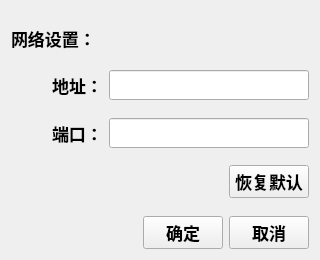
<?xml version="1.0" encoding="UTF-8"?>
<ui version="4.0">
 <class>SetServer</class>
 <widget class="QWidget" name="SetServer">
  <property name="geometry">
   <rect>
    <x>0</x>
    <y>0</y>
    <width>320</width>
    <height>260</height>
   </rect>
  </property>
  <property name="font">
   <font>
    <pointsize>13</pointsize>
    <weight>75</weight>
    <bold>true</bold>
   </font>
  </property>
  <property name="windowTitle">
   <string>服务器设置</string>
  </property>
  <layout class="QVBoxLayout" name="verticalLayout">
   <item>
    <spacer name="verticalSpacer_2">
     <property name="orientation">
      <enum>Qt::Vertical</enum>
     </property>
     <property name="sizeHint" stdset="0">
      <size>
       <width>20</width>
       <height>2</height>
      </size>
     </property>
    </spacer>
   </item>
   <item>
    <layout class="QHBoxLayout" name="horizontalLayout_4">
     <item>
      <widget class="QLabel" name="HintLabel">
       <property name="minimumSize">
        <size>
         <width>80</width>
         <height>30</height>
        </size>
       </property>
       <property name="font">
        <font>
         <pointsize>13</pointsize>
         <weight>75</weight>
         <bold>true</bold>
         <kerning>false</kerning>
        </font>
       </property>
       <property name="text">
        <string>网络设置：</string>
       </property>
      </widget>
     </item>
     <item>
      <spacer name="horizontalSpacer_3">
       <property name="minimumSize">
        <size>
         <width>43</width>
         <height>23</height>
        </size>
       </property>
       <property name="orientation">
        <enum>Qt::Horizontal</enum>
       </property>
       <property name="sizeHint" stdset="0">
        <size>
         <width>40</width>
         <height>20</height>
        </size>
       </property>
      </spacer>
     </item>
    </layout>
   </item>
   <item>
    <spacer name="verticalSpacer">
     <property name="orientation">
      <enum>Qt::Vertical</enum>
     </property>
     <property name="sizeHint" stdset="0">
      <size>
       <width>20</width>
       <height>2</height>
      </size>
     </property>
    </spacer>
   </item>
   <item>
    <layout class="QHBoxLayout" name="horizontalLayout_6">
     <item>
      <spacer name="horizontalSpacer_4">
       <property name="orientation">
        <enum>Qt::Horizontal</enum>
       </property>
       <property name="sizeHint" stdset="0">
        <size>
         <width>40</width>
         <height>20</height>
        </size>
       </property>
      </spacer>
     </item>
     <item>
      <layout class="QHBoxLayout" name="horizontalLayout">
       <item>
        <widget class="QLabel" name="ipLabel">
         <property name="minimumSize">
          <size>
           <width>50</width>
           <height>30</height>
          </size>
         </property>
         <property name="font">
          <font>
           <pointsize>13</pointsize>
           <weight>75</weight>
           <bold>true</bold>
          </font>
         </property>
         <property name="text">
          <string>地址：</string>
         </property>
         <property name="alignment">
          <set>Qt::AlignCenter</set>
         </property>
        </widget>
       </item>
       <item>
        <widget class="QLineEdit" name="ipEdit">
         <property name="minimumSize">
          <size>
           <width>200</width>
           <height>30</height>
          </size>
         </property>
         <property name="font">
          <font>
           <pointsize>13</pointsize>
           <weight>75</weight>
           <bold>true</bold>
          </font>
         </property>
         <property name="text">
          <string/>
         </property>
         <property name="maxLength">
          <number>15</number>
         </property>
        </widget>
       </item>
      </layout>
     </item>
    </layout>
   </item>
   <item>
    <spacer name="verticalSpacer_5">
     <property name="orientation">
      <enum>Qt::Vertical</enum>
     </property>
     <property name="sizeHint" stdset="0">
      <size>
       <width>20</width>
       <height>1</height>
      </size>
     </property>
    </spacer>
   </item>
   <item>
    <layout class="QHBoxLayout" name="horizontalLayout_7">
     <item>
      <spacer name="horizontalSpacer_7">
       <property name="orientation">
        <enum>Qt::Horizontal</enum>
       </property>
       <property name="sizeHint" stdset="0">
        <size>
         <width>40</width>
         <height>20</height>
        </size>
       </property>
      </spacer>
     </item>
     <item>
      <layout class="QHBoxLayout" name="horizontalLayout_2">
       <item>
        <widget class="QLabel" name="portLabel">
         <property name="minimumSize">
          <size>
           <width>50</width>
           <height>30</height>
          </size>
         </property>
         <property name="font">
          <font>
           <pointsize>13</pointsize>
           <weight>75</weight>
           <bold>true</bold>
          </font>
         </property>
         <property name="text">
          <string>端口：</string>
         </property>
        </widget>
       </item>
       <item>
        <widget class="QLineEdit" name="portEdit">
         <property name="minimumSize">
          <size>
           <width>200</width>
           <height>30</height>
          </size>
         </property>
         <property name="font">
          <font>
           <pointsize>13</pointsize>
           <weight>75</weight>
           <bold>true</bold>
          </font>
         </property>
         <property name="text">
          <string/>
         </property>
         <property name="maxLength">
          <number>5</number>
         </property>
        </widget>
       </item>
      </layout>
     </item>
    </layout>
   </item>
   <item>
    <spacer name="verticalSpacer_4">
     <property name="orientation">
      <enum>Qt::Vertical</enum>
     </property>
     <property name="sizeHint" stdset="0">
      <size>
       <width>20</width>
       <height>2</height>
      </size>
     </property>
    </spacer>
   </item>
   <item>
    <layout class="QHBoxLayout" name="horizontalLayout_5">
     <item>
      <spacer name="horizontalSpacer">
       <property name="orientation">
        <enum>Qt::Horizontal</enum>
       </property>
       <property name="sizeHint" stdset="0">
        <size>
         <width>40</width>
         <height>20</height>
        </size>
       </property>
      </spacer>
     </item>
     <item>
      <widget class="QPushButton" name="recoveryButton">
       <property name="minimumSize">
        <size>
         <width>75</width>
         <height>30</height>
        </size>
       </property>
       <property name="font">
        <font>
         <pointsize>13</pointsize>
         <weight>75</weight>
         <bold>true</bold>
        </font>
       </property>
       <property name="text">
        <string>恢复默认</string>
       </property>
      </widget>
     </item>
    </layout>
   </item>
   <item>
    <spacer name="verticalSpacer_3">
     <property name="orientation">
      <enum>Qt::Vertical</enum>
     </property>
     <property name="sizeHint" stdset="0">
      <size>
       <width>17</width>
       <height>2</height>
      </size>
     </property>
    </spacer>
   </item>
   <item>
    <layout class="QHBoxLayout" name="horizontalLayout_3">
     <item>
      <spacer name="horizontalSpacer_2">
       <property name="orientation">
        <enum>Qt::Horizontal</enum>
       </property>
       <property name="sizeHint" stdset="0">
        <size>
         <width>40</width>
         <height>20</height>
        </size>
       </property>
      </spacer>
     </item>
     <item>
      <widget class="QPushButton" name="confirmButton">
       <property name="minimumSize">
        <size>
         <width>75</width>
         <height>30</height>
        </size>
       </property>
       <property name="font">
        <font>
         <pointsize>13</pointsize>
         <weight>75</weight>
         <bold>true</bold>
        </font>
       </property>
       <property name="text">
        <string>确定</string>
       </property>
      </widget>
     </item>
     <item>
      <widget class="QPushButton" name="cancelButton">
       <property name="minimumSize">
        <size>
         <width>75</width>
         <height>30</height>
        </size>
       </property>
       <property name="text">
        <string>取消</string>
       </property>
      </widget>
     </item>
    </layout>
   </item>
  </layout>
 </widget>
 <resources/>
 <connections/>
</ui>
